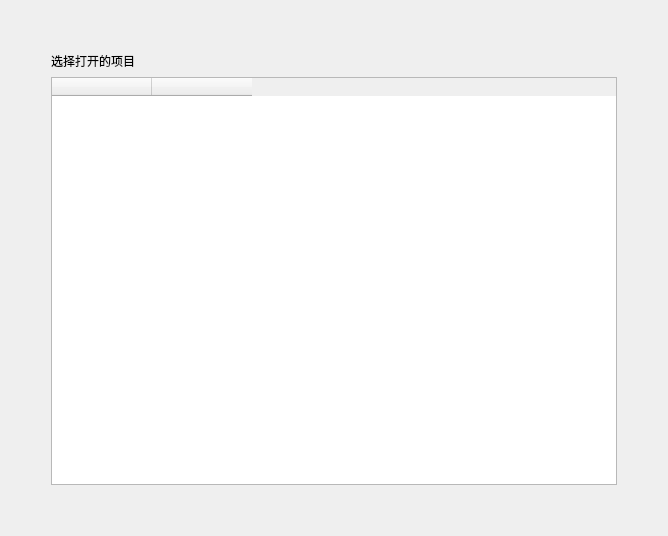
<?xml version="1.0" encoding="UTF-8"?>
<ui version="4.0">
 <class>OpenProject</class>
 <widget class="QDialog" name="OpenProject">
  <property name="geometry">
   <rect>
    <x>0</x>
    <y>0</y>
    <width>668</width>
    <height>536</height>
   </rect>
  </property>
  <property name="windowTitle">
   <string>打开项目</string>
  </property>
  <layout class="QVBoxLayout" name="verticalLayout_2" stretch="0,0,1,0">
   <item>
    <spacer name="verticalSpacer">
     <property name="orientation">
      <enum>Qt::Vertical</enum>
     </property>
     <property name="sizeHint" stdset="0">
      <size>
       <width>20</width>
       <height>40</height>
      </size>
     </property>
    </spacer>
   </item>
   <item>
    <layout class="QHBoxLayout" name="horizontalLayout_2" stretch="0,1">
     <item>
      <spacer name="horizontalSpacer_3">
       <property name="orientation">
        <enum>Qt::Horizontal</enum>
       </property>
       <property name="sizeHint" stdset="0">
        <size>
         <width>40</width>
         <height>20</height>
        </size>
       </property>
      </spacer>
     </item>
     <item>
      <widget class="QLabel" name="label">
       <property name="sizePolicy">
        <sizepolicy hsizetype="Preferred" vsizetype="Expanding">
         <horstretch>0</horstretch>
         <verstretch>0</verstretch>
        </sizepolicy>
       </property>
       <property name="text">
        <string>选择打开的项目</string>
       </property>
      </widget>
     </item>
    </layout>
   </item>
   <item>
    <layout class="QHBoxLayout" name="horizontalLayout" stretch="0,3,0">
     <item>
      <spacer name="horizontalSpacer">
       <property name="orientation">
        <enum>Qt::Horizontal</enum>
       </property>
       <property name="sizeHint" stdset="0">
        <size>
         <width>40</width>
         <height>20</height>
        </size>
       </property>
      </spacer>
     </item>
     <item>
      <widget class="QTableWidget" name="tableWidget">
       <column>
        <property name="text">
         <string/>
        </property>
       </column>
       <column>
        <property name="text">
         <string/>
        </property>
       </column>
      </widget>
     </item>
     <item>
      <spacer name="horizontalSpacer_2">
       <property name="orientation">
        <enum>Qt::Horizontal</enum>
       </property>
       <property name="sizeHint" stdset="0">
        <size>
         <width>40</width>
         <height>20</height>
        </size>
       </property>
      </spacer>
     </item>
    </layout>
   </item>
   <item>
    <spacer name="verticalSpacer_2">
     <property name="orientation">
      <enum>Qt::Vertical</enum>
     </property>
     <property name="sizeHint" stdset="0">
      <size>
       <width>20</width>
       <height>40</height>
      </size>
     </property>
    </spacer>
   </item>
  </layout>
 </widget>
 <resources/>
 <connections/>
</ui>
